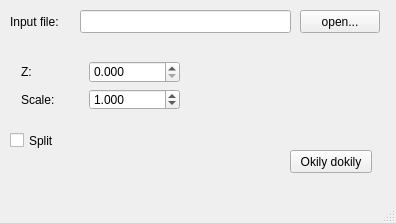
<?xml version="1.0" encoding="UTF-8"?>
<ui version="4.0">
 <class>txt2curves</class>
 <widget class="QMainWindow" name="txt2curves">
  <property name="geometry">
   <rect>
    <x>0</x>
    <y>0</y>
    <width>396</width>
    <height>223</height>
   </rect>
  </property>
  <property name="windowTitle">
   <string>txt2curves</string>
  </property>
  <widget class="QWidget" name="centralWidget">
   <widget class="QPushButton" name="okButton">
    <property name="geometry">
     <rect>
      <x>290</x>
      <y>150</y>
      <width>82</width>
      <height>23</height>
     </rect>
    </property>
    <property name="text">
     <string>Okily dokily</string>
    </property>
   </widget>
   <widget class="QLineEdit" name="lineInput">
    <property name="geometry">
     <rect>
      <x>80</x>
      <y>10</y>
      <width>211</width>
      <height>23</height>
     </rect>
    </property>
   </widget>
   <widget class="QLabel" name="label">
    <property name="geometry">
     <rect>
      <x>10</x>
      <y>10</y>
      <width>61</width>
      <height>23</height>
     </rect>
    </property>
    <property name="text">
     <string>Input file:</string>
    </property>
   </widget>
   <widget class="QPushButton" name="inputButton">
    <property name="geometry">
     <rect>
      <x>300</x>
      <y>10</y>
      <width>80</width>
      <height>23</height>
     </rect>
    </property>
    <property name="text">
     <string>open...</string>
    </property>
   </widget>
   <widget class="QWidget" name="gridLayoutWidget">
    <property name="geometry">
     <rect>
      <x>10</x>
      <y>50</y>
      <width>181</width>
      <height>71</height>
     </rect>
    </property>
    <layout class="QGridLayout" name="gridLayout">
     <item row="1" column="0">
      <widget class="QLabel" name="labelAngle">
       <property name="text">
        <string>Scale:</string>
       </property>
      </widget>
     </item>
     <item row="0" column="0">
      <widget class="QLabel" name="labelZ">
       <property name="text">
        <string>Z:</string>
       </property>
      </widget>
     </item>
     <item row="0" column="1">
      <widget class="QDoubleSpinBox" name="doubleSpinBoxZ">
       <property name="decimals">
        <number>3</number>
       </property>
       <property name="minimum">
        <double>0.000000000000000</double>
       </property>
       <property name="maximum">
        <double>10000000.000000000000000</double>
       </property>
      </widget>
     </item>
     <item row="1" column="1">
      <widget class="QDoubleSpinBox" name="doubleSpinBoxScale">
       <property name="decimals">
        <number>3</number>
       </property>
       <property name="maximum">
        <double>1000000.000000000000000</double>
       </property>
       <property name="singleStep">
        <double>0.100000000000000</double>
       </property>
       <property name="value">
        <double>1.000000000000000</double>
       </property>
      </widget>
     </item>
    </layout>
   </widget>
   <widget class="QCheckBox" name="checkBox">
    <property name="geometry">
     <rect>
      <x>10</x>
      <y>130</y>
      <width>88</width>
      <height>21</height>
     </rect>
    </property>
    <property name="text">
     <string>Split</string>
    </property>
   </widget>
  </widget>
  <widget class="QStatusBar" name="statusBar"/>
  <widget class="QMenuBar" name="menuBar">
   <property name="geometry">
    <rect>
     <x>0</x>
     <y>0</y>
     <width>396</width>
     <height>20</height>
    </rect>
   </property>
  </widget>
 </widget>
 <layoutdefault spacing="6" margin="11"/>
 <resources/>
 <connections/>
</ui>
